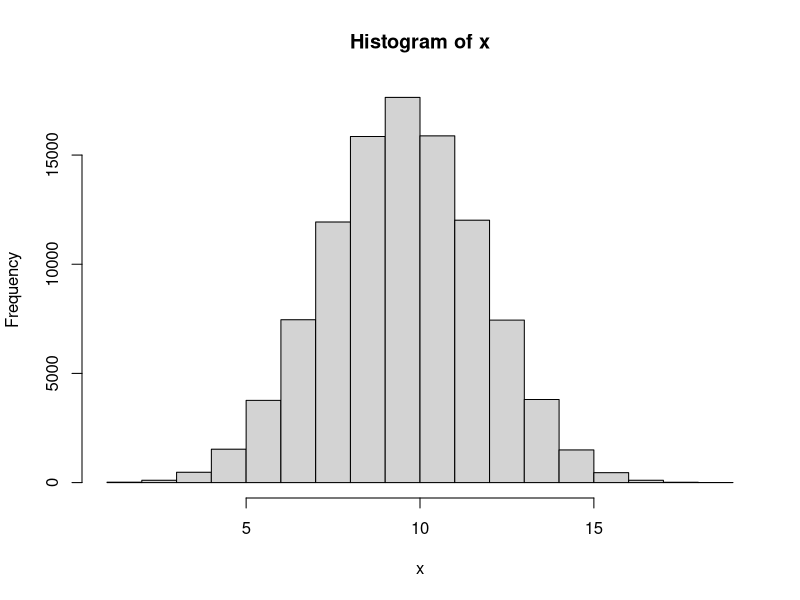
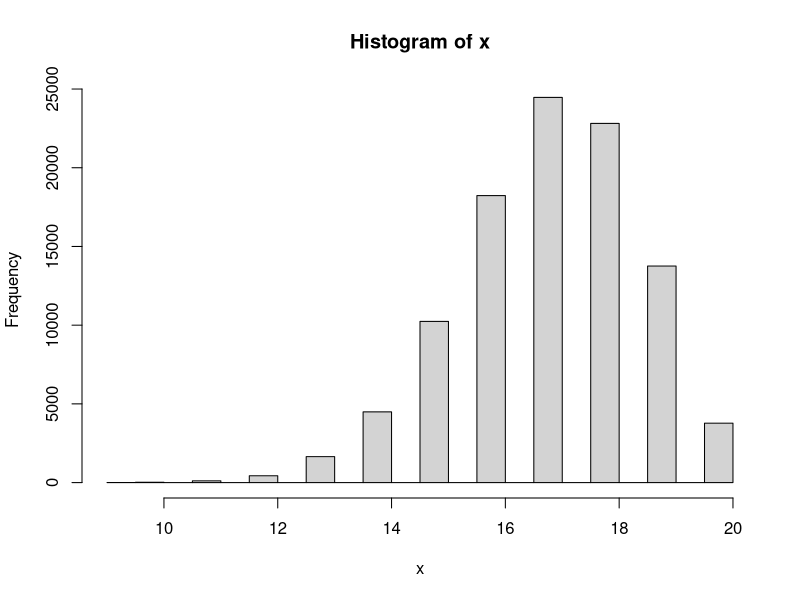

Here is the R script that generated these plots, in order:
#------------------

# Answer to the Question # 01

#------------------

# No 1 of Q.1 

#a) 

# Taking a sample with n = 20 and p = 0.5

x1 <- rbinom(1, 20, 0.5)

#The value of x1
x1


#b) 

#Finding the range for x1 with n = 20 and p = 0.5


n <- 20

p <- 0.5


# Finding and defining the minimum value

min_value <- min(0, n)

# Finding and defining the maximum value

max_value <- max(0:n)

# Calculate the cumulative probability at the minimum value

cdf_min <- pbinom(min_value, n, p)

# Calculate the cumulative probability at the maximum value

cdf_max <- pbinom(max_value, n, p)

# Range of the binomial distribution

range_binomial <- c(min_value, max_value)

range_binomial


#2 of Q.1

# Repeating Q.1 for N = 100000 times


N <- 100000

x <- rep(NA, N)

x

for (i in 1: N){
  x[i] <- rbinom(1, 20, 0.5)
}

x

# Plot the histogram

hist(x)

#Find the minimum and maximum value

max(x)

min(x)


#3 of Q.1 

# Now setting if x is bigger or less than 15 then y = 1 . And y = 0 otherwise.

y_1 <- ifelse(c(x)>=15, 1,0)
y_1



# 4 of Q.1

#Calculating summation of y

sum(y_1)



#5 of Q.1 

# Now repeating all the steps above for n = 20 and p =0.85


#a) 

# Taking a sample 

x1 <- rbinom(1, 20, 0.85)
x1


#b)

#Finding the range for x1

n <- 20

p <- 0.85

# Find the minimum value

min_value <- min(0, n)

# Find the maximum value

max_value <- max(0:n)

# Calculate the cumulative probability at the minimum value

cdf_min <- pbinom(min_value, n, p)

# Calculate the cumulative probability at the maximum value

cdf_max <- pbinom(max_value, n, p)

# Range of the binomial distribution

range_binomial <- c(min_value, max_value)

range_binomial


#c. 

# Now taking N = 100000 times

N <- 100000

x <- rep(NA, N)

x

for (i in 1: N){
  x[i] <- rbinom(1, 20, 0.85)
}

x

# Plot the histogram

hist(x)


#Find the min and max value

max(x)

min(x)


#d. 

# Now setting if x is bigger or less than 15 then y = 1 . And y = 0 otherwise

y_1 <- ifelse(c(x)>=15, 1,0)
y_1


#e. 

#Calculating summation of y

sum(y_1)


#f. 

#Calculating summation of y divided by N

sum(y_1) / N




# ---------------------------------------------

# Answer to the Question # 01 - (6) : 

# ---------------------------------------------


# Now I have to make a guess about type I and type II errors for Null Hypothesis H0: p0 = 0.5 VS Alternative hypothesis H1: p1 = 0.85. For setting that what is the chance of a fair coin landing on heads at least 15 times out of 20 flips?


# Type I error means we reject the null hypothesis when it is actually true. It is also known as 'False Positive'. The significance level or alpha (a) is the probability of making a type I error. We usually set it as 0.05 or 0.01.


# The chance of a fair coin landing on heads at least 15 times out of 20 flips, we are using binomial distribution and a two-tailed test for this question. By calculating on the calculator it is found that the probability of getting 15 or more successes out of 20 trials when the p0 = 0.5 is approximately 0.026. So, it can be said that if the p0 = 0.5, we would reject the null hypothesis and conclude that the proportion is significantly different from 0.5 in about 2.6% of the cases.

# On the other hand, Type II error means we fail to reject the null hypothesis when it is actually false. It is also known as 'False Negative'. The probability of making a type II error is denoted by beta (B).

# To find the probability of a type II error, we know that for the alternative hypothesis, p1 = 0.85. By calculating on the calculator, we got that the chance of a fair coin landing on heads at least 15 times out of 20 flips when p1 = 0.85 is approximately 0.408. This means we would fail to reject the null hypothesis and conclude that the proportion is not significantly different from 0.5 in about 40.8% of the cases.

# In summary, the estimated probabilities of making a type I error and a type II error for this hypothesis test are approximately 0.026 and 0.408, respectively.



# ---------------------------------------------

#Answer to the Q. 2 :

# ---------------------------------------------


# Here is the sample: 2 2 1 2 2 2 1 1 2 1 1 2 2 1 1 2 1 2 2 2 1 2 1 2 1 2 2 2 2 2 2 2 2 1 2 1 2 1 2 2


# We have to test whether the sample is random or not.


# To test whether the process of treatment assignments is random, we will use a chi-squared fit test. At first we will count the number of treatments of each type, and then compare the observed frequencies to the expected frequencies under the assumption of a random process.

# In this case, there are 40 treatments. Among them:
  
# For Observed frequencies: Type 1 = 18 treatments and Type 2 = 22 treatments.

# Expected frequencies (we assume that there is randomness): Type 1 = 20 treatments and Type 2 = 20  treatments. (As there are 40 treatments in total and a 50% chance of each type).


# To calculate the chi-squared statistic, we can use the formula:
  
#  χ2 = Σ ((Oi - Ei)² / Ei)

# Here,

# Oi = Observed Frequency for category  i , (here i = 1 or 2), 

# Ei = Expected frequency for category i, (here i = 1 or 2).

# And the sum is taken over all categories.

# By using an online calculator and plugging the numbers, we got that:
  
  
# χ2 = ((18-20)²/20) + ((22-20)²/20) = 0.4


# To determine whether this value is statistically significant, we need to compare it to a chi-squared distribution with one degree of freedom (since we have two categories and one parameter estimated from the data). Using a table, we find that the p-value for this test is approximately 0.5, which is very large.

# Therefore, we fail to reject the null hypothesis that the treatment assignments are random. In other words, there is no evidence to suggest that the process was biased or non-random.



# ---------------------------------------------

#Answer to the Q. 3 :

# ---------------------------------------------


#Answer for 3 - a


#1

# Taking a sample

x2 <- rbinom(1, 1, 0.5)
x2


#Then identify the range

n <- 1
p <- 0.5


# Find the minimum value

min_value <- min(0, n)


# Find the maximum value

max_value <- max(0:n)


# Calculate the cumulative probability at the minimum value

cdf_min <- pbinom(min_value, n, p)

# Calculate the cumulative probability at the maximum value

cdf_max <- pbinom(max_value, n, p)

# Range of the binomial distribution

range_binomial <- c(min_value, max_value)

range_binomial


#For question 3 - (a) - #2 and #3

# Patient will get “A” if x2 = 1, and get “B” if x2 = 0

# Repeating 1 & 2 for N = 40


N <- 40
x <- rep(NA, N)

x

for (i in 1: N){
  x[i] <- rbinom(1, 1, 0.5)
}

x

# Now assigning A and B for 1 and 0 respectively.

x[x == 1] <- "A"
x[x == 0] <- "B"


# print the modified values of x

print(x)


#Number of A and B

table(x)


# --------------------------------------------


# --------------------------------------------


#Answer for 3 - b



# Set the block size

block_size <- 40


# Create a vector of treatment assignments

treatments <- rep(c("A", "B"), length.out = block_size*1)


# Create a vector of block assignments

blocks <- rep(1:1, each = block_size)


# Randomly permute the blocks

blocks <- sample(blocks)


# Order the treatment assignments within each block

for (i in 1:1) {
  treatments[blocks == i] <- sample(treatments[blocks == i])
}

# View the resulting treatment assignments by block

a <- split(treatments, blocks)

a

#Number of A and B

table(a)

# The difference between 3(a) and 3 (b) is that - in 3 (a) , though the probability is p = 0.5 , for the N = 40 , number of A and B is not same. For my case , A = 18 and B = 22. But, in 3 (b) we used random permutated block randomization with a block size of 40. And for this case number of A and B is same. For my case , A = 20 and B = 20.



# --------------------------------------------

# --------------------------------------------


# Answer for 3 - c


# Set the block size of 8


block_size <- 8


# Create a vector of treatment assignments


treatments <- rep(c("A", "B"), length.out = block_size*5)


# Create a vector of block assignments


blocks <- rep(1:5, each = block_size)


# Randomly permute the blocks

blocks <- sample(blocks)



# Order the treatment assignments within each block

for (i in 1:5) {
  treatments[blocks == i] <- sample(treatments[blocks == i])
}


# View the resulting treatment assignments by block. There are 5 different block with block size of 8


d <- split(treatments, blocks)
d

# Now, merging all the 5 different blocks into 1. So, now there will be 40


b <- unsplit(treatments, blocks)

b


#Number of A and B

table(b)

# The difference between 3(b) and 3 (c) is that - in 3 (b), we used random permutated block randomization with a block size of 40. And for this case number of A and B is same. For my case , it was A = 20 and B = 20. But, in 3 (c) though we used random permutated block randomization, but this time with a block size of 8. After that we added all the 8 blocks so total sample is 40. And for this case number of A and B is not same. For my case , it was A = 24 and B = 16. 

# If we stop the study for toxicity for in sample size = 20, then for 3 (b) = The difference between number of A and B will not be that much. 

# But, for 3 (c) = The difference between the number of A and B will be more than 3 (b)
